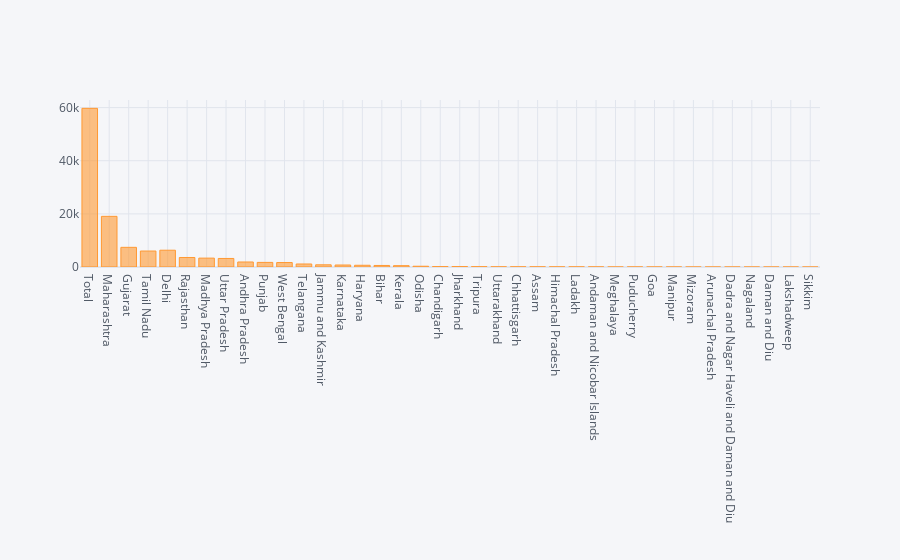

The code cell stored with this chart in its notebook:
### Markdown cell above
# Graphical Representation (Plotly Visualisation)

### Code cell
df.iplot(kind='bar',x="State",y="Confirmed")

### Figure 1 — Plotly figure (JSON) as saved in the notebook; plotly's stock layout.template omitted (floating-point values rounded to 4 significant figures)
{"data": [{"marker": {"color": "rgba(255, 153, 51, 0.6)", "line": {"color": "rgba(255, 153, 51, 1.0)", "width": 1}}, "name": "Confirmed", "orientation": "v", "text": "", "type": "bar", "x": ["Total", "Maharashtra", "Gujarat", "Tamil Nadu", "Delhi", "Rajasthan", "Madhya Pradesh", "Uttar Pradesh", "Andhra Pradesh", "Punjab", "West Bengal", "Telangana", "Jammu and Kashmir", "Karnataka", "Haryana", "Bihar", "Kerala", "Odisha", "Chandigarh", "Jharkhand", "Tripura", "Uttarakhand", "Chhattisgarh", "Assam", "Himachal Pradesh", "Ladakh", "Andaman and Nicobar Islands", "Meghalaya", "Puducherry", "Goa", "Manipur", "Mizoram", "Arunachal Pradesh", "Dadra and Nagar Haveli and Daman and Diu", "Nagaland", "Daman and Diu", "Lakshadweep", "Sikkim"], "y": [59713, 19063, 7403, 6009, 6318, 3579, 3341, 3214, 1887, 1731, 1678, 1132, 823, 753, 647, 579, 504, 287, 146, 155, 118, 63, 59, 60, 50, 42, 33, 12, 15, 7, 2, 1, 1, 1, 0, 0, 0, 0]}], "layout": {"legend": {"bgcolor": "#F5F6F9", "font": {"color": "#4D5663"}}, "paper_bgcolor": "#F5F6F9", "plot_bgcolor": "#F5F6F9", "title": {"font": {"color": "#4D5663"}}, "xaxis": {"gridcolor": "#E1E5ED", "showgrid": true, "tickfont": {"color": "#4D5663"}, "title": {"font": {"color": "#4D5663"}, "text": ""}, "zerolinecolor": "#E1E5ED"}, "yaxis": {"gridcolor": "#E1E5ED", "showgrid": true, "tickfont": {"color": "#4D5663"}, "title": {"font": {"color": "#4D5663"}, "text": ""}, "zerolinecolor": "#E1E5ED"}}}
